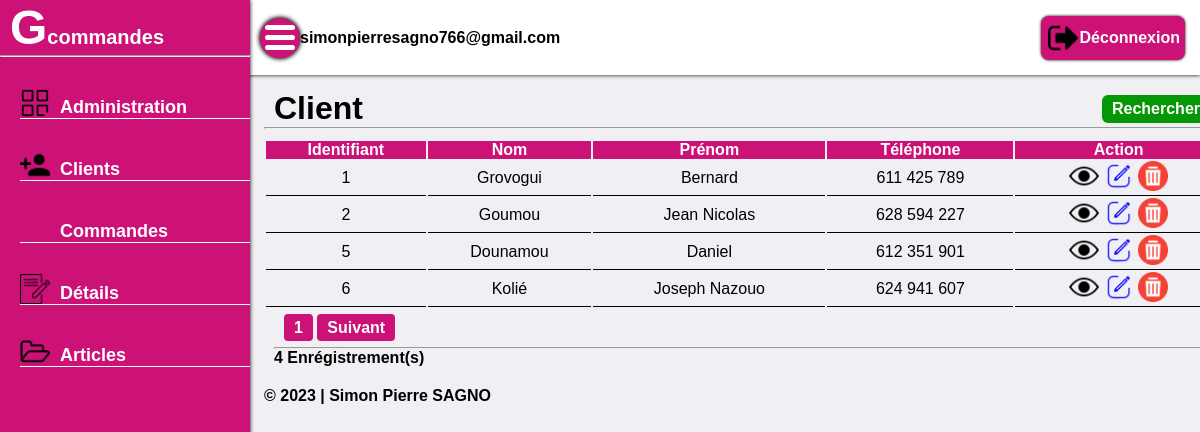
/adminClient.php (signed in), run on the app's committed database.
### tables this page shows
CREATE TABLE `t_client` (
  `id_client` int(10) UNSIGNED NOT NULL,
  `nom_client` varchar(255) DEFAULT NULL,
  `prenom_client` varchar(255) DEFAULT NULL,
  `tel_client` int(10) DEFAULT NULL,
  `email_client` varchar(255) DEFAULT NULL,
  `adresse_client` varchar(255) DEFAULT NULL
);

### adminClient.php (the view, shortened to what this page needs)
<?php
    try{
        $pdo = new PDO("mysql:host=localhost;dbname=g_commande;charset=utf8","root","");
    }catch (PDOException $exception) {
        header("Location:404.php");
    }
?>
<!DOCTYPE html>
<html lang="en">
<head>
    <link rel="stylesheet" href="style.css">
</head>
<body>
    <div class="wrap">
        <div class="slide_bar">
            <h1>G<span>commandes</span></h1>
            <hr>
            <div class="slide_list">
                <a href="tableau.php">
                    <img src="icone/dashbord.png" alt="">
                    <span>Administration</span>
                </a>
                    <a href="adminClient.php">
                        <img src="icone/client.png" alt="">
                        <span>Clients</span>
                    </a>
                    <a href="adminCommande.php">
                        <span>Commandes</span>
                    </a>
                    <a href="adminDetail.php">
                        <img src="icone/detail.png" alt="">
                        <span>Détails</span>
                    </a>
                    <a href="adminArticle.php">
                        <img src="icone/article.png" alt="">
                        <span>Articles</span>
                    </a>
            </div>
        </div>
        <div class="header">
            <div class="sub_option">
                <div class="menu_icon"></div>
                <span style="font-weight: 600;"><?php echo $_SESSION["mail"]; ?></span>
            </div>
            <div class="subMenu_item">
                <a href="deconnexion.php" id="disconnect">
                    <img src="icone/deconnexion.png" alt="">
                    <span>Déconnexion</span>
                </a>
            </div>
        </div>
        <div class="main">
            <div class="main_option">
                <h1>Client</h1>
                <div class="main_sub_option">
                <a href="rechercherClient.php">Rechercher</a>
                </div>
            </div>
            <hr>
            <div class="main_table" >
                <table>
                    <thead>
                        <tr>
                            <th>Identifiant</th>
                            <th>Nom</th>
                            <th>Prénom</th>
                            <th>Téléphone</th>
                            <th>Action</th>
                        </tr>
                    </thead>
                    <?php
                        if (isset($_GET['page'])){
                            $page = $_GET['page'];
                        }else{
                            $page = 1;
                        }
                        $nbr_page = 10;
                        $debut = ($page-1)*10;
                        $affichage = $pdo->query("SELECT * FROM t_client ORDER BY id_client ASC LIMIT $debut,$nbr_page");
                        while($affichages = $affichage->fetch()){
                    ?>
                    <tbody>
                        <tr>
                        <td><?php echo $affichages["id_client"]; ?></td>
                            <td><?php echo $affichages["nom_client"]; ?></td>
                            <td><?php echo $affichages["prenom_client"]; ?></td>
                            <td><?php echo number_format($affichages["tel_client"],0,","," "); ?></td>
                            <td>
                                <a href="voirClient_2.php?id=<?php echo $affichages["id_client"]; ?>"><img src="icone/viewAdmin.png" alt="" width="30px"></a>
                                <a href="editClient.php?id=<?php echo $affichages["id_client"]; ?>"><img src="icone/edit.png" alt="" width="30px"></a>
                                <a href="supClient.php?id=<?php echo $affichages["id_client"]; ?>"><img src="icone/delete.png" alt="" width="30px"></a>
                            </td>
                        </tr>
                    </tbody>
                    <?php
                        }
                    ?>
                </table>
                <div class="main_pagination">
                <div class="main_pagination">
                    <?php
                        $query = $pdo->query("SELECT * FROM t_client");
                        $compteur = $query->rowCount();
                        $total = ceil($compteur/$nbr_page = 10);
                    ?>
                    <?php
                        for($i=1; $i<=$total; $i++){
                    ?>
                    <a href="adminClient.php?page=<?php echo ($i); ?>"><?php echo $i; ?></a>
                    <?php
                        }
                        if($i>$page){
                    ?>
                    <a href="adminClient.php?page=<?php echo ($page+1); ?>">Suivant</a>
                    <?php
                        }
                    ?>
                </div>
                <hr style="margin-top:10px">
                <?php
                    $enreg = $pdo->query("SELECT count(*) as nb from t_client");
                    while ($enregistrement = $enreg->fetch()){
                ?>
                    <p style="font-weight: 600;"><?php echo $enregistrement["nb"] . " Enrégistrement(s)"; ?></p>
                <?php
                    }
                ?>
            </div>
            <div class="footer">
                    <span id="footer">© 2023 | Simon Pierre SAGNO</span>
            </div>
        </div>
    </div>
</body>
</html>

### style.css (style rules this page uses)
* { margin: 0; padding: 0; font-family: Poppins Light, sans-serif ; box-sizing: border-box; text-decoration: none; }
body { background: rgba(227, 227, 234, 0.5); }
.slide_bar { position: fixed; top: 0; left: 0; bottom: 0; width: 250px; overflow: hidden; height: 100%; background: #c17;; z-index: 10; box-shadow: 0 0 4px #000; }
.slide_bar h1 { font-size: 48px; color: #fff; margin-left: 10px; }
.slide_bar h1 span { font-size: 20px; }
.slide_list { margin-left: 20px; }
.slide_list a img { width: 30px; margin-right: 10px; }
.slide_list a { display: flex; align-items: center; margin-top: 30px; border-bottom: 1px solid #fff ; }
.slide_list a span { color: #fff; margin-top: 10px; font-weight: bold; font-size: 18px; }
.header { position: fixed; width: 86%; margin-left: 190px; height: 75px; background: #fff; display: flex; align-items: center; justify-content: space-between; box-shadow: 0 0 4px #000; }
.sub_option { display: flex; align-items: center; justify-content: space-between; margin-left: 260px; }
.menu_icon { position: relative; display: flex; align-items: center; justify-content: center; height: 40px; width: 40px; border-radius: 50%; cursor: pointer; background: #c17; box-shadow: 0 0 4px 1px #000; }
.menu_icon::before { content: ""; position: absolute; width: 30px; height: 5px; background: #fff; border-radius: 8px; box-shadow: 0 10px 0#fff; transform: translateY(-10px); }
.menu_icon::after { content: ""; position: absolute; width: 30px; height: 5px; background: #fff; border-radius: 8px; transform: translateY(10px); }
.subMenu_item { display: flex; align-items: center; margin-right: 15px; }
.subMenu_item img { width: 30px; margin: 2px; }
#disconnect { display: flex; align-items: center; background: #c17; padding: 5px; border-radius: 8px; box-shadow: 0 0 3px #000; }
#disconnect span { color: #fff; font-weight: 600; }
#disconnect img { width: 30px; }
.main { position: absolute; width: 80%; margin-left: 264px; height: 73vh; margin-top: 90px; z-index: -10; }
.main_option { display: flex; justify-content: space-between; }
.main_option h1 { margin-left: 10px; }
.main_sub_option { display: flex; align-items: center; margin-right: 10px; }
.main_sub_option a { background: rgb(5, 151, 5); padding: 5px 10px; border-radius: 6px; margin: 4px; color: #fff; font-weight: 600; }
.main_table { width: 100%; }
.main_table table { width: 100%; margin-top: 10px; }
.main_table table thead { text-align: start; background: #c17; color: #fff; }
.main_table table tbody { text-align: center; }
.main_table table tbody tr td { border-bottom: 1px solid #000; }
.main_pagination { margin-top: 10px; margin-left: 10px; }
.main_pagination a { border-radius: 4px; padding: 5px 10px; background: #c17; color: #fff; font-weight: 600; }
.footer { margin-top: 20px; }
.footer #footer { color: #000; font-weight: 600; }
@media screen and (max-width : 2500px) { .header { width: 100%; margin-left: 0; } }
@media screen and (max-width : 1500px) { .header { width: 100%; margin-left: 0; } }

### data on the page
t_client: id_client "1", nom_client "Grovogui", prenom_client "Bernard", tel_client "611 425 789"
t_client: id_client "2", nom_client "Goumou", prenom_client "Jean Nicolas", tel_client "628 594 227"
t_client: id_client "5", nom_client "Dounamou", prenom_client "Daniel", tel_client "612 351 901"
t_client: id_client "6", nom_client "Kolié", prenom_client "Joseph Nazouo", tel_client "624 941 607"

### other printed values
$_SESSION["mail"] "simonpierresagno766@gmail.com"
$enregistrement["nb"] "4"
